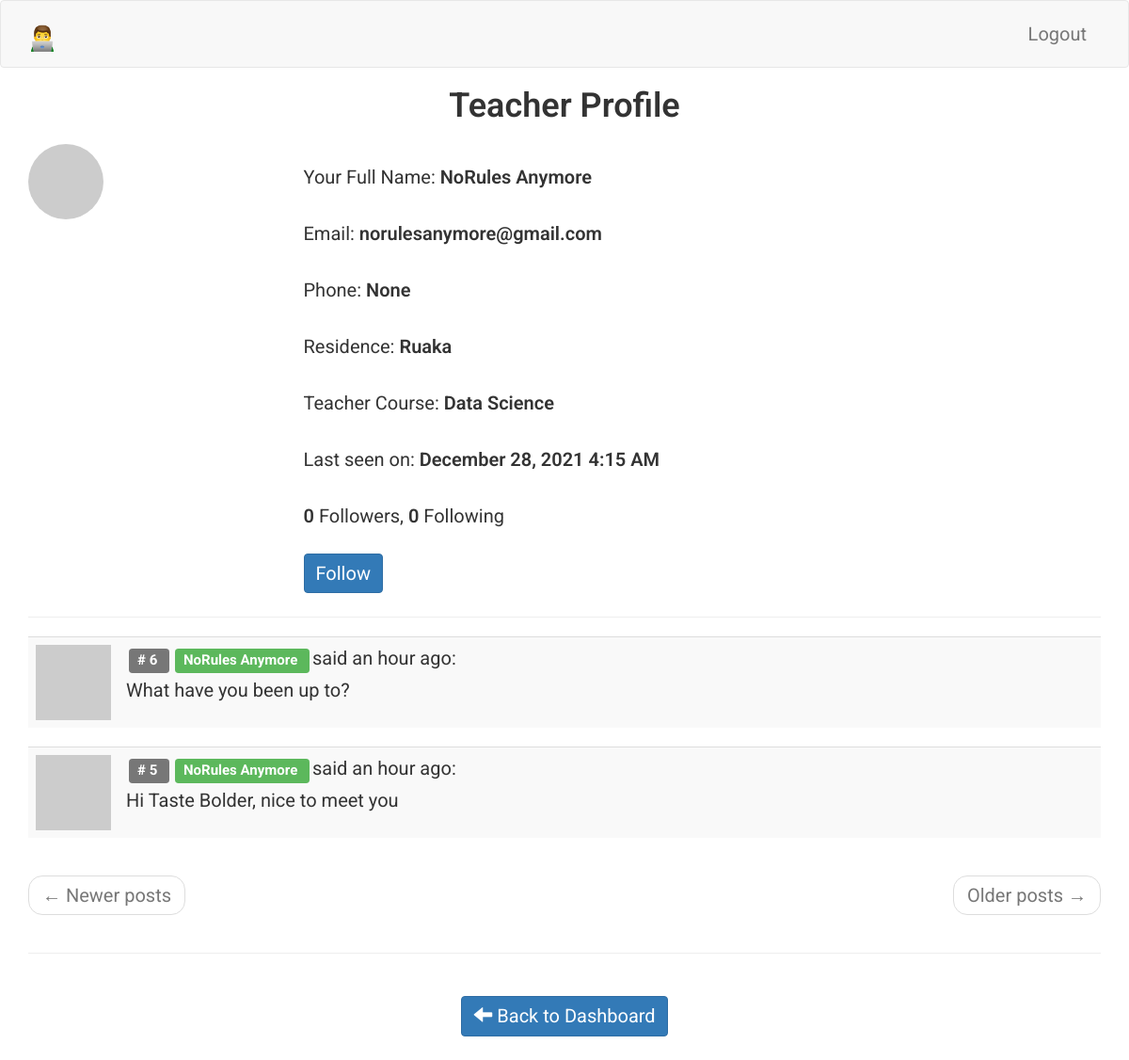
Before: /teacher/profile/NoRules Anymore (signed in) with the older database file.
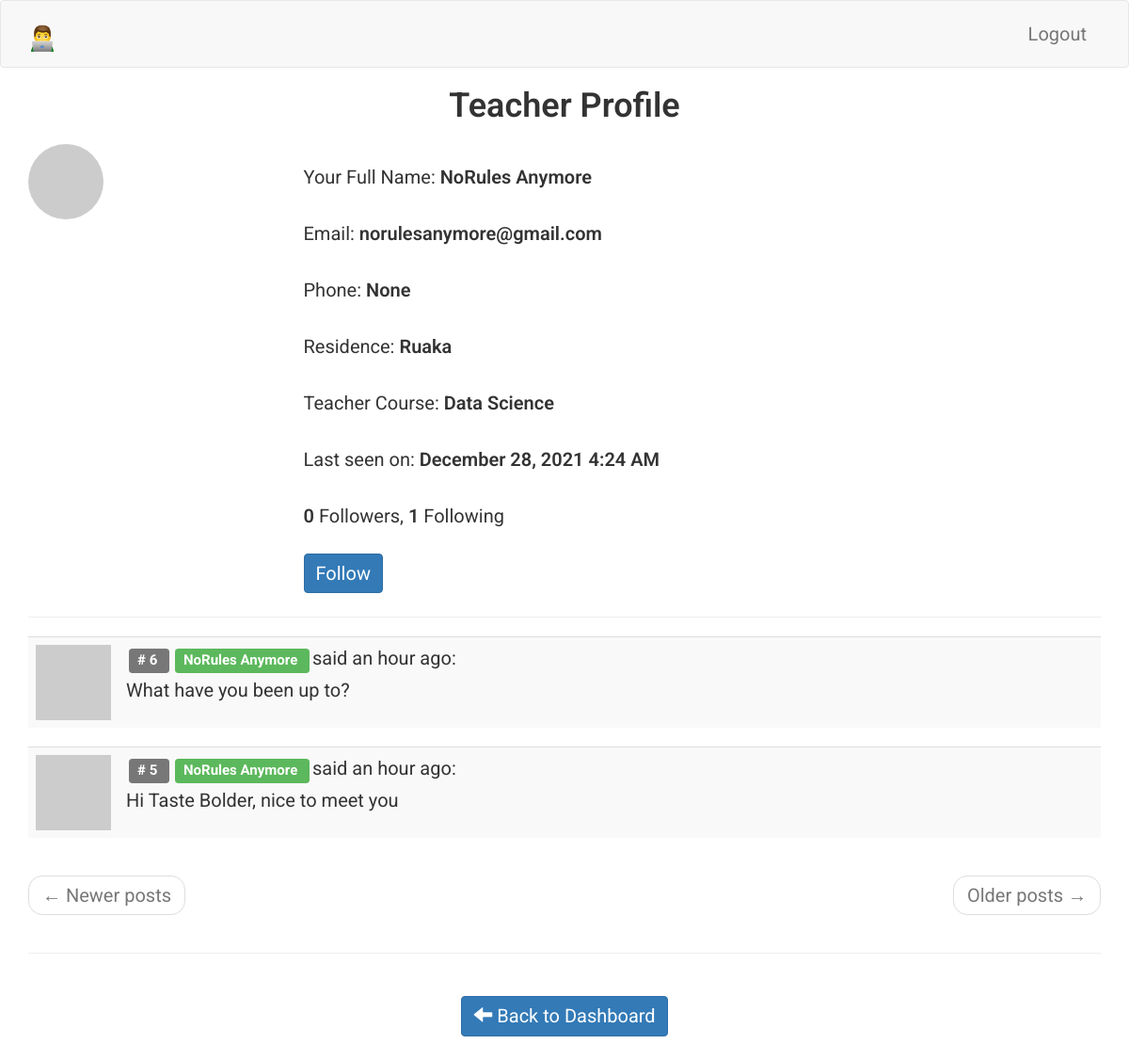
After: the same page with the newer database file.
### app/models.py (models this page shows, shortened)
class Teacher(UserMixin, db.Model):
    __tablename__ = 'teacher'
    id = db.Column(db.Integer, primary_key=True)
    teacher_full_name = db.Column(db.String(64), index=True, unique=True)
    teacher_email = db.Column(db.String(120), index=True, unique=True)
    teacher_phone = db.Column(db.String(120), index=True, unique=True)
    teacher_residence = db.Column(db.String(120), index=True)
    teacher_course = db.Column(db.String(120), index=True)
    teacher_about_me = db.Column(db.String(140))
    teacher_last_seen = db.Column(db.DateTime, default=datetime.utcnow)
    teacher_password_hash = db.Column(db.String(128))
    comments = db.relationship(
        'TeacherCommunityComment',
        backref='author',
        lazy='dynamic'
        )
    def avatar_teacher(self, size):
        digest = md5(self.teacher_email.lower().encode('utf-8')).hexdigest()
        return 'https://www.gravatar.com/avatar/{}?d=identicon&s={}'.format(
            digest, size)
    teacher_followed = db.relationship(
        'Teacher',
        secondary=teacher_followers,
        primaryjoin=(teacher_followers.c.follower_id == id),
        secondaryjoin=(teacher_followers.c.followed_id == id),
        backref=db.backref(
            'teacher_followers',
            lazy='dynamic'
            ), lazy='dynamic')
    def is_following(self, teacher):
        return self.teacher_followed.filter(
            teacher_followers.c.followed_id == teacher.id).count() > 0

class TeacherCommunityComment(db.Model):
    __tablename__ = 'teacher community comment'
    id = db.Column(db.Integer, primary_key=True)
    body = db.Column(db.String(140))
    timestamp = db.Column(db.DateTime, index=True, default=datetime.utcnow)
    teacher_id = db.Column(db.Integer, db.ForeignKey('teacher.id'))

### app/teacher/routes.py (the view)
@bp.route('/profile/<teacher_full_name>')
@login_required
def profile_teacher(teacher_full_name):
    teacher = Teacher.query.filter_by(
        teacher_full_name=teacher_full_name
        ).first()
    page = request.args.get('page', 1, type=int)
    comments = teacher.comments.order_by(
        TeacherCommunityComment.timestamp.desc()
        ).paginate(
        page, current_app.config['POSTS_PER_PAGE'], False)
    next_url = url_for(
        'teacher.dashboard_teacher', teacher_full_name=teacher_full_name,
        _anchor="teacher-comments",
        page=comments.next_num) \
        if comments.has_next else None
    prev_url = url_for(
        'teacher.dashboard_teacher', teacher_full_name=teacher_full_name,
        _anchor="teacher-comments",
        page=comments.prev_num) \
        if comments.has_prev else None
    form = EmptyForm()
    return render_template(
        'teacher/profile_teacher.html',
        teacher=teacher,
        comments=comments.items,
        next_url=next_url,
        prev_url=prev_url,
        form=form,
        title='Teacher Profile'
        )

### app/teacher/forms.py
class EmptyForm(FlaskForm):
    submit = SubmitField('Post')

### app/models.py (called while the page is built)
@login.user_loader
def load_teacher(id):
    return Teacher.query.get(int(id))

### app/teacher/routes.py (called while the page is built)
@bp.before_request
def before_request():
    if current_user.is_authenticated:
        current_user.teacher_last_seen = datetime.utcnow()
        db.session.commit()

### app/templates/teacher/profile_teacher.html (shortened to what this page needs)
{% extends 'base.html' %}
{% block app_content %}
    <div class="row">
        <div class="col-sm-12">
        </div>
    </div>
    <div class="row">
        <div class="col-sm-12 text-center">
            <H1>{{ title }}</H1>
        </div>
    </div>
    <div class="row">
        <div class="col-sm-3">
            <img src=" {{ teacher.avatar_teacher(128) }} " class="img-circle">
        </div>
        <div class="col-sm-9">
            <p>
                Your Full Name: <span style="font-weight: 600;">{{ teacher.teacher_full_name }}</span>
            </p>
            <p>
                Email: <span style="font-weight: 600;">{{ teacher.teacher_email }}</span>
            </p>
            <p>
                Phone: <span style="font-weight: 600;">{{ teacher.teacher_phone }}</span>
            </p>
            <p>
                Residence: <span style="font-weight: 600;">{{ teacher.teacher_residence }}</span>
            </p>
            <p>
                Teacher Course: <span style="font-weight: 600;">{{ teacher.teacher_course }}</span>
            </p>
            {% if teacher.teacher_last_seen %}
                <p>
                    Last seen on: <span style="font-weight: 600;">{{ moment(teacher.teacher_last_seen).format('LLL') }}</span>
                </p>
            {% endif %}
            <p>
                <span style="font-weight: 600;">{{ teacher.teacher_followers.count() }}</span> Followers,
                <span style="font-weight: 600;">{{ teacher.teacher_followed.count() }}</span> Following
            </p>
            {% if not current_user.is_following(teacher) %}
                <form action="{{ url_for('teacher.follow_teacher', teacher_full_name=teacher.teacher_full_name) }}" method="post">
                    {{ form.submit(value='Follow', class_='btn btn-primary') }}
                </form>
            {% else %}
                <form action="{{ url_for('teacher.unfollow_teacher', teacher_full_name=teacher.teacher_full_name) }}" method="post">
                    {{ form.hidden_tag() }}
                    {{ form.submit(value='Unfollow', class_='btn btn-primary') }}
                </form>
            {% endif %}
        </div>
    </div>
    <hr>
    <div class="row teacher">
        <div class="col-sm-12">
            {% for comment in comments %}
                {% include 'teacher/_comments_teachers.html' %}
            {% endfor %}
        </div>
    </div>
    <div class="row">
        <div class="col-sm-12">
            <nav aria-label="...">
                <ul class="pager">
                    <li class="previous{% if not prev_url %} disabled{% endif %}">
                        <a href="{{ prev_url or '#' }}">
                            <span aria-hidden="true">&larr;</span> Newer posts
                        </a>
                    </li>
                    <li class="next{% if not next_url %} disabled{% endif %}">
                        <a href="{{ next_url or '#' }}">
                            Older posts <span aria-hidden="true">&rarr;</span>
                        </a>
                    </li>
                </ul>
            </nav>
        </div>
    </div>
    <hr>
    {% if teacher %}
        <div class="row text-center">
            <div class="col-sm-4">
            </div>
            <div class="col-sm-4">
                <p>
                    <a href=" {{ url_for('teacher.dashboard_teacher') }} " class="btn btn-primary">
                        <span class="glyphicon glyphicon-arrow-left" aria-hidden="true"></span>
                            Back to Dashboard
                    </a>
                </p>
            </div>
            <div class="col-sm-4">
            </div>
        </div>
    {% endif %}
{% endblock %}

### app/templates/base.html (shortened to what this page needs)
{% extends 'bootstrap/base.html' %}
{% block head %}
    {{ super() }}
{% endblock %}
{% block styles %}
    {{ super() }}
    <link type="text/css" rel="stylesheet" href="{{ url_for('static', filename = 'css/main.css') }}">
    <link rel="stylesheet" href="https://cdnjs.cloudflare.com/ajax/libs/intl-tel-input/16.0.4/css/intlTelInput.css">
{% endblock %}
{% block navbar %}
<nav class="navbar navbar-default">
    <div class="container">
        <div class="navbar-header">
            {% if current_user.is_authenticated %}
                {% if student %}
                    <a class="navbar-brand" href=" {{ url_for('student.dashboard_student') }} ">
                        <img alt="Brand" src="{{ url_for('static', filename = 'images/eLearning.png') }}" width="30" height="30">
                    </a>
                {% elif parent %}
                    <a class="navbar-brand" href=" {{ url_for('main.dashboard_parent') }} ">
                        <img alt="Brand" src="{{ url_for('static', filename = 'images/eLearning.png') }}" width="30" height="30">
                    </a>
                {% elif teacher %}
                    <a class="navbar-brand" href=" {{ url_for('teacher.dashboard_teacher') }} ">
                        <img alt="Brand" src="{{ url_for('static', filename = 'images/eLearning.png') }}" width="30" height="30">
                    </a>
                {% elif admin %}
                    <a class="navbar-brand" href=" {{ url_for('admin.dashboard_admin') }} ">
                        <img alt="Brand" src="{{ url_for('static', filename = 'images/eLearning.png') }}" width="30" height="30">
                    </a>
                {% else %}
                    <a class="navbar-brand" href=" {{ url_for('main.home') }} ">
                        <img alt="Brand" src="{{ url_for('static', filename = 'images/eLearning.png') }}" width="30" height="30">
                    </a>
                {% endif %}
            {% else %}
                <a class="navbar-brand" href=" {{ url_for('main.home') }} ">
                    somaSoma
                </a>
            {% endif %}
        </div>
        <div class="collapse navbar-collapse" id="bs-example-navbar-collapse-1">
            <ul class="nav navbar-nav navbar-right">
                {% if current_user.is_authenticated %}
                    {% if student %}
                        <li><a href=" {{ url_for('auth.logout_student') }} ">Logout</a></li>
                    {% elif parent %}
                        <li><a href=" {{ url_for('auth.logout_parent') }} ">Logout</a></li>
                    {% elif teacher %}
                        <li><a href=" {{ url_for('auth.logout_teacher') }} ">Logout</a></li>
                    {% elif admin %}
                        <li><a href=" {{ url_for('auth.logout_admin') }} ">Logout</a></li>
                    {% else %}
                        <li><a href=" {{ url_for('auth.login') }} ">Logout</a></li>
                    {% endif %}
                {% endif %}
            </ul>
        </div>
    </div>
</nav>
{% endblock %}
{% block content %}
    <div class="container">
        {% block app_content %}
        {% endblock %}
    </div>
{% endblock %}

### app/templates/teacher/_comments_teachers.html
<table class="table table-striped">
    <tr valign='top'>
        <td width="30px">
            <a href=" {{ url_for('teacher.profile_teacher', teacher_full_name=comment.author.teacher_full_name) }} ">
                <img src=" {{ comment.author.avatar_teacher(30) }}  ">
            </a>
        </td>
        <td>
            <span class="comment-id label label-default"># {{ comment.id }} </span>
            <a href="{{ url_for('teacher.profile_teacher', teacher_full_name=comment.author.teacher_full_name) }}">
                <span class="label label-success"> {{ comment.author.teacher_full_name }} </span>
            </a>
            said {{ moment(comment.timestamp).fromNow() }}:
            <br>
            <div class="comment-body">
                {{ comment.body }}
            </div>
        </td>
    </tr>
</table>

### app/static/css/main.css (style rules this page uses)
.label { margin: 3px; }
.navbar-brand { font-size: 30px; font-weight: 600; margin-top: 10px; }
html, body { font-family: 'Roboto', sans-serif; }
h1 { padding-bottom: 10px; font-weight: 600; margin-top: 0px; padding-top: 0px; }
h2, h3, h4, h5, h6, p { margin-top: 0px; padding-top: 10px; padding-bottom: 10px; }
p, li { line-height: 30px; margin-top: 10px; margin-bottom: 10px; }
p, li, td, .btn, .btn-alt, .schedule-btn { font-size: 20px; }
.comment-body { margin-top: 5px; }
.btn { margin-top: 5px; margin-bottom: 5px; }

Changed rows visible on the page:
changed Teacher "NoRules Anymore": teacher_last_seen "December 28, 2021 4:15 AM" → "December 28, 2021 4:24 AM"
Other visible differences:
{{ teacher.teacher_followed.count() }}: "0" → "1"
